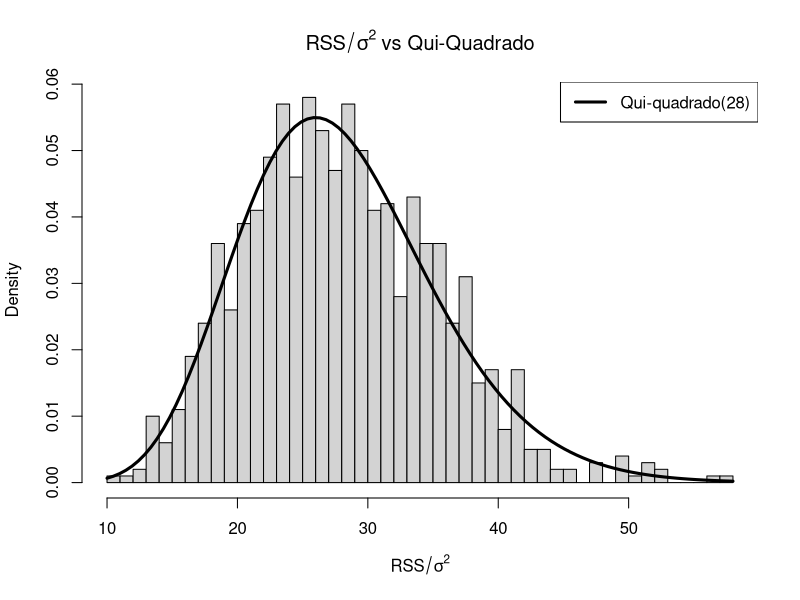

Write the R code that produced this figure.
# =========================================================
# RSS / sigma² ~ Qui-Quadrado(n - p)
# =========================================================
#
# Vamos demonstrar empiricamente que:
#
# RSS / sigma² ~ χ²(n - p)
#
# onde:
# RSS = soma dos quadrados dos resíduos
# n   = número de observações
# p   = número de parâmetros estimados
#
# =========================================================

set.seed(123)

# ---------------------------------------------------------
# Configurações
# ---------------------------------------------------------

n <- 30 # número de observações
beta0 <- 76.095
beta1 <- 5.8571

sigma <- 5.69 # desvio padrão do erro
sigma2 <- sigma^2

nsim <- 1000 # número de simulações

# Vetor para guardar RSS/sigma²
rss_scaled <- numeric(nsim)

# =========================================================
# Simulação
# =========================================================

for (i in 1:nsim) {
  # -------------------------------------------------------
  # Gerando dados
  # -------------------------------------------------------

  x <- runif(n, 0, 10)

  erro <- rnorm(n, mean = 0, sd = sigma)

  y <- beta0 + beta1 * x + erro

  # -------------------------------------------------------
  # Ajustando regressão
  # -------------------------------------------------------

  modelo <- lm(y ~ x)

  # -------------------------------------------------------
  # RSS
  # -------------------------------------------------------

  rss <- sum(residuals(modelo)^2)

  # -------------------------------------------------------
  # RSS/sigma²
  # -------------------------------------------------------

  rss_scaled[i] <- rss / sigma2
}

# =========================================================
# Graus de liberdade
# =========================================================

p <- 2 # beta0 e beta1

gl <- n - p

# =========================================================
# Plot
# =========================================================

hist(
  rss_scaled,
  probability = TRUE,
  breaks = 50,
  main = expression(RSS / sigma^2 ~ "vs Qui-Quadrado"),
  xlab = expression(RSS / sigma^2)
)

# Densidade teórica da qui-quadrado
curve(
  dchisq(x, df = gl),
  add = TRUE,
  lwd = 3
)

legend(
  "topright",
  legend = c(paste0("Qui-quadrado(", gl, ")")),
  lwd = 3
)

# =========================================================
# Comparação numérica
# =========================================================

cat("Média simulada:", mean(rss_scaled), "\n")
cat("Média teórica:", gl, "\n\n")

cat("Variância simulada:", var(rss_scaled), "\n")
cat("Variância teórica:", 2 * gl, "\n")
